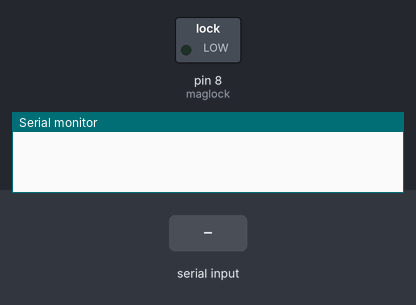
This sketch was run on a simulated Arduino Uno, built with avr-gcc and run on an emulated ATmega328P. On the bench: switched loads named in the sketch (green lamp = pin HIGH), the last lines printed to the serial monitor. The test bench sets the inputs (shaded band).

Above: at 1.2 s.
1.3 s: "90,45\n" received over Serial
At 2.6 s:
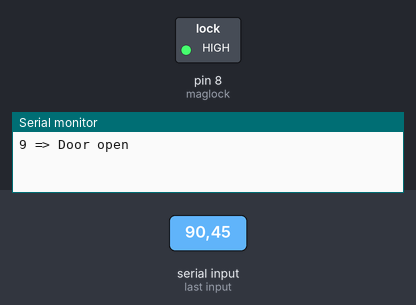
Timing chart, 0 to 12.8 s (numbered marks = the images above; inputs shaded):
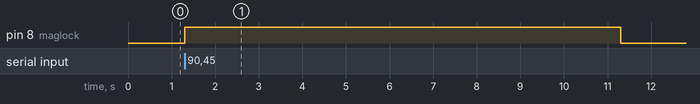

The sketch:

Arduino_code.ino
```cpp
#define maglock 8

int x;

void setup() {
  Serial.begin(9600);
  Serial.setTimeout(1);
  pinMode(maglock, OUTPUT);
}

void loop() {
  while (!Serial.available());
  x = Serial.readString().toInt();
  Serial.print(String(x) + " => ");
  if(x == 9){
    digitalWrite(maglock, HIGH);
    Serial.println("Door open");
    delay(10000);
    digitalWrite(maglock, LOW);
    Serial.println("Door close");
    delay(1000);
  }
  else{
    digitalWrite(maglock, LOW);
    Serial.println("Door close");
  }
}
```

Measured:
- after the input at 1.3 s, pin 8 (maglock): LOW → HIGH at once, → LOW 10.0 s later
